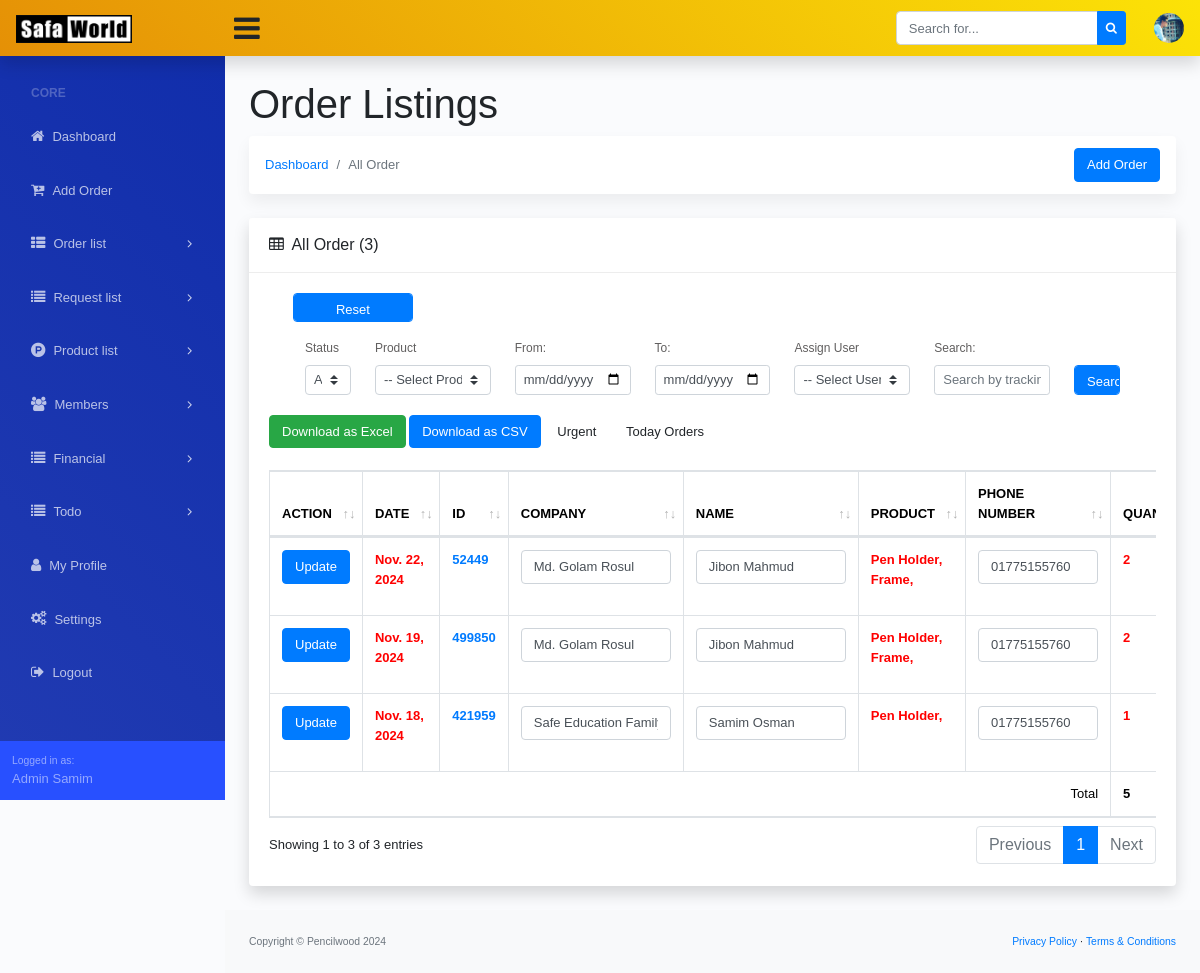
The page /order-list/ (signed in) on the database as committed earlier.
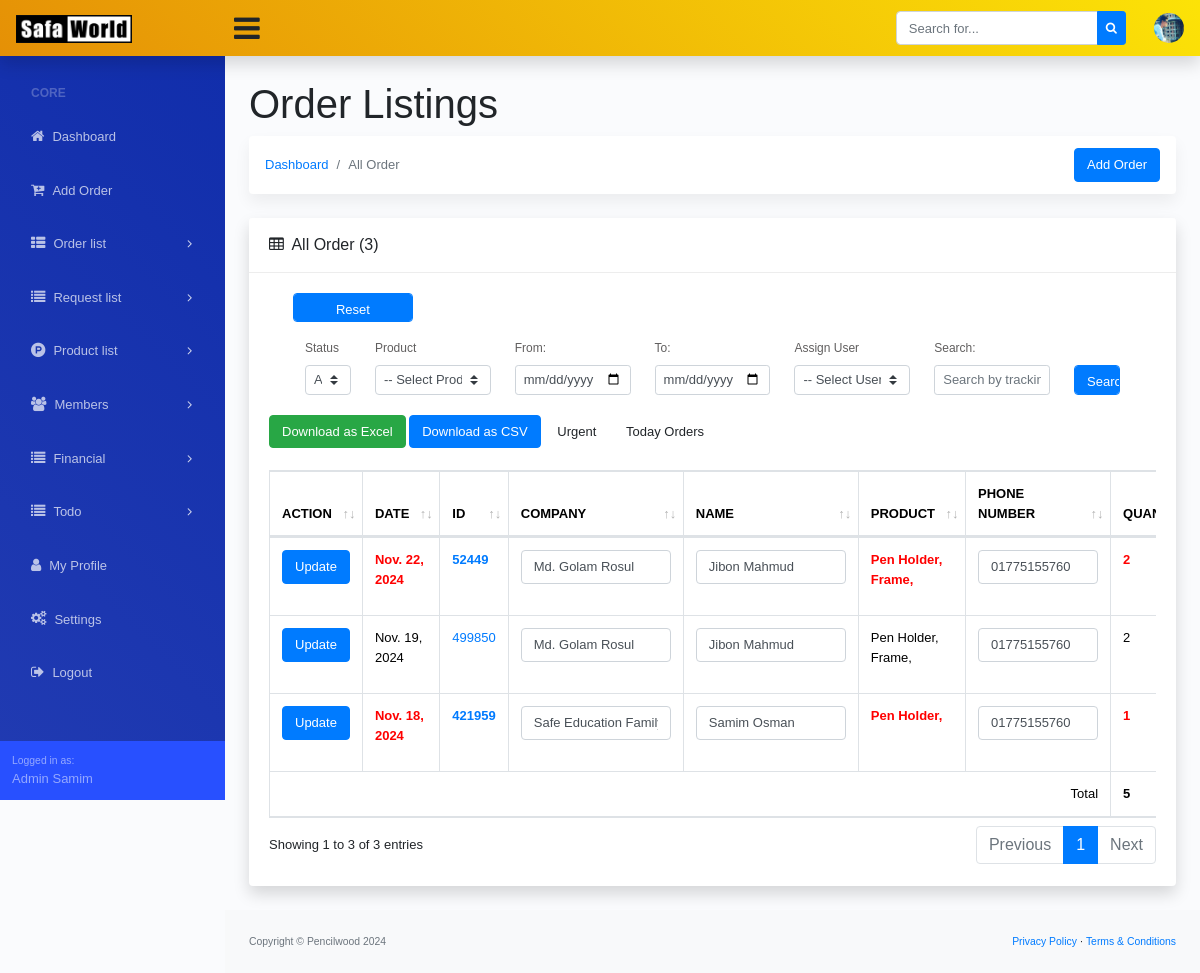
The same page on the database as committed later.
### order/models.py (models this page shows, shortened)
class Order(models.Model):
    STATUS = (
        ('None', 'None'),
        ('Got Design', 'Got Design'),
        ('Processing', 'Processing'),
        ('Sample', 'Sample'),
        ('Packaging', 'Packaging'),
        ('Delivered', 'Delivered'),
        ('Return', 'Return'),
    )
    PAYMENT_STATUS = (
        ('Unpaid', 'Unpaid'),
        ('Partial', 'Partial'),
        ('Paid', 'Paid'),
    )
    PAYMENT_METHOD = (
        ('COD', 'COD'),
        ('Bkash', 'Bkash'),
        ('Nagod', 'Nagod'),
        ('Rocket', 'Rocket'),
        ('Upay', 'Upay'),
    )
    request_order = models.OneToOneField(OrderRequest, on_delete=models.CASCADE, blank=True, null=True, related_name='order')
    order_customer = models.OneToOneField(OrderCustomer, on_delete=models.CASCADE, blank=True, null=True, related_name='order')
    tracking_ID = models.CharField(max_length=6, blank=True, null=True, unique=True)
    pathao_parcel_id = models.CharField(max_length=20, blank=True, null=True)
    delivery_address = models.CharField(max_length=500, blank=True, null=True)
    special_instructions = models.TextField(blank=True, null=True)
    design_file = models.FileField(upload_to='order-design-files/', blank=True, null=True)
    order_item = models.ManyToManyField(OrderItem, related_name='order_items')
    deal_value = models.DecimalField(max_digits=9, blank=True, null=True, decimal_places=2, default=0)
    advance_amount = models.DecimalField(max_digits=9, blank=True, null=True, decimal_places=2, default=0)
    due_amount = models.DecimalField(max_digits=9, blank=True, null=True, decimal_places=2, default=0)
    delivery_charge = models.DecimalField(max_digits=9, blank=True, null=True, decimal_places=2, default=0)
    delivery_charge_cost = models.DecimalField(max_digits=9, blank=True, null=True, decimal_places=2, default=0)
    extra_cost = models.DecimalField(max_digits=9, blank=True, null=True, decimal_places=2, default=0)
    total_amount = models.DecimalField(max_digits=9, blank=True, null=True, decimal_places=2, default=0)
    payment_number = models.CharField(max_length=13, blank=True, null=True)
    transaction_id = models.CharField(max_length=30, blank=True, null=True)
    payment_method = models.CharField(max_length=20, choices=PAYMENT_METHOD, blank=True, null=True)
    payment_status = models.CharField(choices=PAYMENT_STATUS, max_length=50, default='Unpaid')
    status = models.CharField(choices=STATUS, max_length=50, default='Pending', blank=True, null=True)
    urgent = models.BooleanField(blank=True, null=True)
    work_assign = models.ForeignKey(Custom_User, on_delete=models.CASCADE, blank=True, null=True, related_name='order_assign')
    remark = models.TextField(blank=True, null=True)
    created_by = models.ForeignKey(Custom_User, on_delete=models.DO_NOTHING, blank=True, null=True, related_name='order_created_by')
    last_updated_by = models.ForeignKey(Custom_User, on_delete=models.DO_NOTHING, blank=True, null=True, related_name='order_last_updated_by')
    order_date = models.DateField(blank=True, null=True)
    last_update = models.DateTimeField(auto_now=True)
    delivery_date = models.DateField(blank=True,null=True)
    return_date = models.DateField(blank=True,null=True)
    def total_quantity(self):
        return sum(item.quantity for item in self.order_item.all())
    def get_status_choices(self):
        return self.STATUS

class Product(models.Model):
    name = models.CharField(max_length=250)
    slug = models.SlugField(max_length=250, blank=True, null=True)
    created_date = models.DateTimeField(auto_now_add=True)

class OrderItem(models.Model):
    product = models.ForeignKey(Product, on_delete=models.DO_NOTHING, related_name='orderitem_product')
    quantity = quantity = models.IntegerField(default=1)
    unit_price = models.DecimalField(max_digits=9, decimal_places=2, default=0)
    total = models.DecimalField(max_digits=9, decimal_places=2, default=0)

class OrderCustomer(models.Model):
    SOURCE = (
        ('Facebook', 'Facebook'),
        ('Whatsapp', 'Whatsapp'),
        ('Website', 'Website'),
        ('Others', 'Others'),
    )
    tracking_ID = models.CharField(max_length=6, blank=True, null=True)
    company = models.CharField(max_length=250, blank=True, null=True)
    name = models.CharField(max_length=250)
    phone_number = models.CharField(max_length=20)
    second_phone_number = models.CharField(max_length=20, blank=True, null=True)
    source = models.CharField(choices=SOURCE, max_length=50, default='Others')
    product = models.ManyToManyField(Product)
    logo = models.URLField(max_length=1000, blank=True, null=True)
    picture1 = models.URLField(max_length=1000, blank=True, null=True)
    created_at = models.DateField(blank=True, null=True)

### order/views.py (the view, shortened to what this page needs)
# urls.py: path('order-list/', OrderListView.as_view(), name='order_list'),
class OrderListView(LoginRequiredMixin, ListView):
    model = Order
    template_name = 'order/order.html'
    paginate_by = 20
    context_object_name = 'orders'
    ordering = ['-order_date']
    def get_queryset(self):
        queryset = super().get_queryset()
        status = self.request.GET.get('status')
        start_date = self.request.GET.get('start_date')
        end_date = self.request.GET.get('end_date')
        search_query = self.request.GET.get('search')
        product_id = self.request.GET.get('product')
        work_assign = self.request.GET.get('work_assign')
        today_orders = self.request.GET.get('today_orders')
        urgent = self.request.GET.get('urgent')
        if urgent == 'true':
            queryset = queryset.filter(urgent=True)
        if today_orders == 'true':
            today = timezone.localtime().date()
            queryset = queryset.filter(order_date=today)
            return queryset
        if status and status != 'All':
            queryset = queryset.filter(status=status)
        if start_date:
            start_date = parse_date(start_date)
            queryset = queryset.filter(order_date__gte=start_date)
        if end_date:
            end_date = parse_date(end_date)
            queryset = queryset.filter(order_date__lte=end_date)
        if product_id and product_id.isdigit():
            queryset = queryset.filter(
                Q(request_order__product__id__icontains=product_id) |
                Q(order_customer__product__id__icontains=product_id)
            ).distinct()
        if work_assign and work_assign.isdigit():
            queryset = queryset.filter(work_assign__id__icontains=work_assign).distinct()
        return queryset.distinct()
    def get_context_data(self, **kwargs):
        context = super().get_context_data(**kwargs)
        context['products'] = Product.objects.all()
        context['work_assign_choices'] = Custom_User.objects.all()
        context['users'] = Custom_User.objects.all()
        queryset = self.get_queryset()
        context['total_deal_value'] = queryset.aggregate(Sum('deal_value'))['deal_value__sum'] or 0
        context['total_due_amount'] = queryset.aggregate(Sum('due_amount'))['due_amount__sum'] or 0
        context['total_quantity'] = sum(sum(item.quantity for item in order.order_item.all()) for order in queryset)
        return context
    def render_to_response(self, context, **response_kwargs):
        export_format = self.request.GET.get('export')
        queryset = self.get_queryset()
        headers = [
            "Tracking ID", "Company", "Customer Name", "Phone Number", "Second Phone Number",
            "Delivery Address", "Special Instructions", "Source", "Products", "Assigned Work",
            "Status", "Remark", "Logo", "Picture1", "Picture2", "Picture3", "Picture4", "Picture5",
            "Product", "Quantity", "Unit Price", "Item Total", "Deal Value", "Delivery Charge", "Advance Amount", "Due Amount",
            "Delivery Charge Cost", "Extra Cost", "Total Product Amount","Payment Status", "Payment Method", "Payment Number", "Transaction ID", "Delivery Date", "Last Update", "Order Date"
        ]
        if export_format == 'xlsx':
            return self.export_to_xlsx(queryset, headers)
        elif export_format == 'csv':
            return self.export_to_csv(queryset, headers)
        return super().render_to_response(context, **response_kwargs)

### dashboard/context_processor.py (called while the page is built)
def website_settings(request):
    website_setting = Site_Settings.objects.all().first()
    return {'website_setting': website_setting}

### templates/order/order.html (shortened to what the changed rows need)
{% extends '../base.html' %}
{% load static %}
{% block dashboard_body %}
<main>
    <div class="container-fluid">
        {% if request.GET.today_orders %}
        <h3 class="mt-4">Today's Orders</h3>
        {% else %}
        <h1 class="mt-4">Order Listings</h1>
        {% endif %}
        <div class="row">
            <div class="col-xl-12">
                <div class="card mb-4">
                    <div class="card-body">
                        <div class="table-responsive">
                            <div id="dataTable_wrapper" class="dataTables_wrapper dt-bootstrap4 no-footer">
                                <div class="row">
                                    <div class="col-sm-12">
                                        <table class="table table-bordered dataTable no-footer" id="dataTable" cellspacing="0" role="grid" aria-describedby="dataTable_info">
                                            <thead>
                                                <tr class="text-uppercase" role="row">
                                                    <th class="sorting" tabindex="0" aria-controls="dataTable" rowspan="1" colspan="1" aria-label="Action: activate to sort column ascending">
                                                        Action
                                                    </th>
                                                    <th class=" sorting" tabindex="0" aria-controls="dataTable" rowspan="1" colspan="1" aria-label="Created Date: activate to sort column ascending">
                                                        Date
                                                    </th>
                                                    <th class="sorting" tabindex="0" aria-controls="dataTable" rowspan="1" colspan="1" aria-label="ID: activate to sort column ascending" style="width: fixed;">
                                                        ID
                                                    </th>
                                                    <th class="sorting" tabindex="0" aria-controls="dataTable" rowspan="1" colspan="1" aria-label="Company: activate to sort column ascending">
                                                        Company
                                                    </th>
                                                    <th class=" sorting" tabindex="0" aria-controls="dataTable" rowspan="1" colspan="1" aria-label="Name: activate to sort column ascending">
                                                        Name
                                                    </th>
                                                    <th class=" sorting" tabindex="0" aria-controls="dataTable" rowspan="1" colspan="1" aria-label="Product: activate to sort column ascending">
                                                        Product
                                                    </th>
                                                    <th class=" sorting" tabindex="0" aria-controls="dataTable" rowspan="1" colspan="1" aria-label="Phone Number: activate to sort column ascending">
                                                        Phone Number
                                                    </th>
                                                    <th class=" sorting" tabindex="0" aria-controls="dataTable" rowspan="1" colspan="1" aria-label="Quantity: activate to sort column ascending">
                                                        Quantity
                                                    </th>
                                                </tr>
                                            </thead>
                                            <tbody>
                                                {% include 'order/order_table_body.html' %}
                                            </tbody>
                                        </table>
                                    </div>
                                </div>
                            </div>
                        </div>
                    </div>
                </div>
            </div>
        </div>
    </div>
</main>
{% endblock dashboard_body %}

### templates/order/order_table_body.html (shortened to what this page needs)
{% for order in orders %}
<tr role="row" class="odd text-red-{{ order.id }}">
    <form id="update-order-form-{{ order.id }}">
        <td>
            <button type="button" class="btn btn-primary update-order-btn" data-order-id="{{ order.id }}">Update</button>
        </td>
        <td {% if order.urgent %}style="color: red; font-weight: bold;"{% endif %}>
            {{ order.order_date }}
        </td>
        <td {% if order.urgent %}style="color: red; font-weight: bold;"{% endif %}>
            <a href="{% url 'order_view' order.id %}">{{ order.tracking_ID }}</a>
        </td>
        <td {% if order.urgent %}style="color: red; font-weight: bold;"{% endif %}>
            <input type="text" name="company" class="form-control"
                value="{% if order.request_order %}{{ order.request_order.company }}{% else %}{{ order.order_customer.company }}{% endif %}" style="width: 150px;">
        </td>
        <td {% if order.urgent %}style="color: red; font-weight: bold;"{% endif %}>
            <input type="text" name="name" class="form-control"
                value="{% if order.request_order %}{{ order.request_order.name }}{% else %}{{ order.order_customer.name }}{% endif %}" style="width: 150px;">
        </td>
        <td {% if order.urgent %}style="color: red; font-weight: bold;"{% endif %}>
            {% if order.request_order %}
            {% for product in order.request_order.product.all %}
            {{ product.name }},
            {% endfor %}
            {% else %}
            {% for product in order.order_customer.product.all %}
            {{ product.name }},
            {% endfor %}
            {% endif %}
        </td>
        <td {% if order.urgent %}style="color: red; font-weight: bold;"{% endif %}>
            <input type="text" name="phone_number" class="form-control"
                value="{% if order.request_order %}{{ order.request_order.phone_number }}{% else %}{{ order.order_customer.phone_number }}{% endif %}" style="width: 120px;">
        </td>
        <td {% if order.urgent %}style="color: red; font-weight: bold;"{% endif %}>
            {{ order.total_quantity }}
        </td>
    </form>
</tr>
{% endfor %}

Rows that differ between the two databases and show on the page:
changed Order "Nov. 19, 2024": urgent True → False (drawn)
